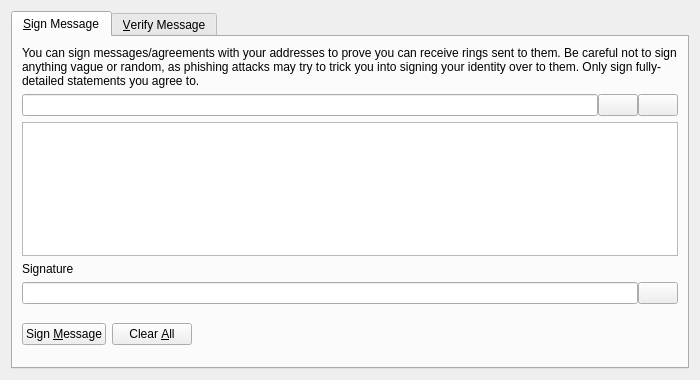
<?xml version="1.0" encoding="UTF-8"?>
<ui version="4.0">
 <class>SignVerifyMessageDialog</class>
 <widget class="QDialog" name="SignVerifyMessageDialog">
  <property name="geometry">
   <rect>
    <x>0</x>
    <y>0</y>
    <width>700</width>
    <height>380</height>
   </rect>
  </property>
  <property name="windowTitle">
   <string>Signatures - Sign / Verify a Message</string>
  </property>
  <property name="modal">
   <bool>true</bool>
  </property>
  <layout class="QVBoxLayout" name="verticalLayout">
   <item>
    <widget class="QTabWidget" name="tabWidget">
     <property name="currentIndex">
      <number>0</number>
     </property>
     <widget class="QWidget" name="tabSignMessage">
      <attribute name="title">
       <string>&amp;Sign Message</string>
      </attribute>
      <layout class="QVBoxLayout" name="verticalLayout_SM">
       <item>
        <widget class="QLabel" name="infoLabel_SM">
         <property name="text">
          <string>You can sign messages/agreements with your addresses to prove you can receive rings sent to them. Be careful not to sign anything vague or random, as phishing attacks may try to trick you into signing your identity over to them. Only sign fully-detailed statements you agree to.</string>
         </property>
         <property name="textFormat">
          <enum>Qt::PlainText</enum>
         </property>
         <property name="wordWrap">
          <bool>true</bool>
         </property>
        </widget>
       </item>
       <item>
        <layout class="QHBoxLayout" name="horizontalLayout_1_SM">
         <property name="spacing">
          <number>0</number>
         </property>
         <item>
          <widget class="QValidatedLineEdit" name="addressIn_SM">
           <property name="toolTip">
            <string>The Ring address to sign the message with</string>
           </property>
          </widget>
         </item>
         <item>
          <widget class="QPushButton" name="addressBookButton_SM">
           <property name="toolTip">
            <string>Choose previously used address</string>
           </property>
           <property name="text">
            <string/>
           </property>
           <property name="icon">
            <iconset>
             <normaloff>:/icons/address-book</normaloff>:/icons/address-book</iconset>
           </property>
           <property name="shortcut">
            <string>Alt+A</string>
           </property>
           <property name="autoDefault">
            <bool>false</bool>
           </property>
          </widget>
         </item>
         <item>
          <widget class="QPushButton" name="pasteButton_SM">
           <property name="toolTip">
            <string>Paste address from clipboard</string>
           </property>
           <property name="text">
            <string/>
           </property>
           <property name="icon">
            <iconset>
             <normaloff>:/icons/editpaste</normaloff>:/icons/editpaste</iconset>
           </property>
           <property name="shortcut">
            <string>Alt+P</string>
           </property>
           <property name="autoDefault">
            <bool>false</bool>
           </property>
          </widget>
         </item>
        </layout>
       </item>
       <item>
        <widget class="QPlainTextEdit" name="messageIn_SM">
         <property name="toolTip">
          <string>Enter the message you want to sign here</string>
         </property>
        </widget>
       </item>
       <item>
        <widget class="QLabel" name="signatureLabel_SM">
         <property name="text">
          <string>Signature</string>
         </property>
         <property name="textFormat">
          <enum>Qt::PlainText</enum>
         </property>
        </widget>
       </item>
       <item>
        <layout class="QHBoxLayout" name="horizontalLayout_2_SM">
         <property name="spacing">
          <number>0</number>
         </property>
         <item>
          <widget class="QLineEdit" name="signatureOut_SM">
           <property name="font">
            <font>
             <italic>true</italic>
            </font>
           </property>
           <property name="readOnly">
            <bool>true</bool>
           </property>
          </widget>
         </item>
         <item>
          <widget class="QPushButton" name="copySignatureButton_SM">
           <property name="toolTip">
            <string>Copy the current signature to the system clipboard</string>
           </property>
           <property name="text">
            <string/>
           </property>
           <property name="icon">
            <iconset>
             <normaloff>:/icons/editcopy</normaloff>:/icons/editcopy</iconset>
           </property>
           <property name="autoDefault">
            <bool>false</bool>
           </property>
          </widget>
         </item>
        </layout>
       </item>
       <item>
        <layout class="QHBoxLayout" name="horizontalLayout_3_SM">
         <item>
          <widget class="QPushButton" name="signMessageButton_SM">
           <property name="toolTip">
            <string>Sign the message to prove you own this Ring address</string>
           </property>
           <property name="text">
            <string>Sign &amp;Message</string>
           </property>
           <property name="autoDefault">
            <bool>false</bool>
           </property>
          </widget>
         </item>
         <item>
          <widget class="QPushButton" name="clearButton_SM">
           <property name="toolTip">
            <string>Reset all sign message fields</string>
           </property>
           <property name="text">
            <string>Clear &amp;All</string>
           </property>
           <property name="autoDefault">
            <bool>false</bool>
           </property>
          </widget>
         </item>
         <item>
          <spacer name="horizontalSpacer_1_SM">
           <property name="orientation">
            <enum>Qt::Horizontal</enum>
           </property>
           <property name="sizeHint" stdset="0">
            <size>
             <width>40</width>
             <height>48</height>
            </size>
           </property>
          </spacer>
         </item>
         <item>
          <widget class="QLabel" name="statusLabel_SM">
           <property name="font">
            <font>
             <weight>75</weight>
             <bold>true</bold>
            </font>
           </property>
           <property name="text">
            <string/>
           </property>
           <property name="wordWrap">
            <bool>true</bool>
           </property>
          </widget>
         </item>
         <item>
          <spacer name="horizontalSpacer_2_SM">
           <property name="orientation">
            <enum>Qt::Horizontal</enum>
           </property>
           <property name="sizeHint" stdset="0">
            <size>
             <width>40</width>
             <height>48</height>
            </size>
           </property>
          </spacer>
         </item>
        </layout>
       </item>
      </layout>
     </widget>
     <widget class="QWidget" name="tabVerifyMessage">
      <attribute name="title">
       <string>&amp;Verify Message</string>
      </attribute>
      <layout class="QVBoxLayout" name="verticalLayout_VM">
       <item>
        <widget class="QLabel" name="infoLabel_VM">
         <property name="text">
          <string>Enter the receiver's address, message (ensure you copy line breaks, spaces, tabs, etc. exactly) and signature below to verify the message. Be careful not to read more into the signature than what is in the signed message itself, to avoid being tricked by a man-in-the-middle attack. Note that this only proves the signing party receives with the address, it cannot prove sendership of any transaction!</string>
         </property>
         <property name="textFormat">
          <enum>Qt::PlainText</enum>
         </property>
         <property name="alignment">
          <set>Qt::AlignLeading|Qt::AlignLeft|Qt::AlignTop</set>
         </property>
         <property name="wordWrap">
          <bool>true</bool>
         </property>
        </widget>
       </item>
       <item>
        <layout class="QHBoxLayout" name="horizontalLayout_1_VM">
         <property name="spacing">
          <number>0</number>
         </property>
         <item>
          <widget class="QValidatedLineEdit" name="addressIn_VM">
           <property name="toolTip">
            <string>The Ring address the message was signed with</string>
           </property>
          </widget>
         </item>
         <item>
          <widget class="QPushButton" name="addressBookButton_VM">
           <property name="toolTip">
            <string>Choose previously used address</string>
           </property>
           <property name="text">
            <string/>
           </property>
           <property name="icon">
            <iconset>
             <normaloff>:/icons/address-book</normaloff>:/icons/address-book</iconset>
           </property>
           <property name="shortcut">
            <string>Alt+A</string>
           </property>
           <property name="autoDefault">
            <bool>false</bool>
           </property>
          </widget>
         </item>
        </layout>
       </item>
       <item>
        <widget class="QPlainTextEdit" name="messageIn_VM"/>
       </item>
       <item>
        <widget class="QValidatedLineEdit" name="signatureIn_VM"/>
       </item>
       <item>
        <layout class="QHBoxLayout" name="horizontalLayout_2_VM">
         <item>
          <widget class="QPushButton" name="verifyMessageButton_VM">
           <property name="toolTip">
            <string>Verify the message to ensure it was signed with the specified Ring address</string>
           </property>
           <property name="text">
            <string>Verify &amp;Message</string>
           </property>
           <property name="icon">
            <iconset>
             <normaloff>:/icons/transaction_0</normaloff>:/icons/transaction_0</iconset>
           </property>
           <property name="autoDefault">
            <bool>false</bool>
           </property>
          </widget>
         </item>
         <item>
          <widget class="QPushButton" name="clearButton_VM">
           <property name="toolTip">
            <string>Reset all verify message fields</string>
           </property>
           <property name="text">
            <string>Clear &amp;All</string>
           </property>
           <property name="icon">
            <iconset>
             <normaloff>:/icons/remove</normaloff>:/icons/remove</iconset>
           </property>
           <property name="autoDefault">
            <bool>false</bool>
           </property>
          </widget>
         </item>
         <item>
          <spacer name="horizontalSpacer_1_VM">
           <property name="orientation">
            <enum>Qt::Horizontal</enum>
           </property>
           <property name="sizeHint" stdset="0">
            <size>
             <width>40</width>
             <height>48</height>
            </size>
           </property>
          </spacer>
         </item>
         <item>
          <widget class="QLabel" name="statusLabel_VM">
           <property name="font">
            <font>
             <weight>75</weight>
             <bold>true</bold>
            </font>
           </property>
           <property name="text">
            <string/>
           </property>
           <property name="wordWrap">
            <bool>true</bool>
           </property>
          </widget>
         </item>
         <item>
          <spacer name="horizontalSpacer_2_VM">
           <property name="orientation">
            <enum>Qt::Horizontal</enum>
           </property>
           <property name="sizeHint" stdset="0">
            <size>
             <width>40</width>
             <height>48</height>
            </size>
           </property>
          </spacer>
         </item>
        </layout>
       </item>
      </layout>
     </widget>
    </widget>
   </item>
  </layout>
 </widget>
 <customwidgets>
  <customwidget>
   <class>QValidatedLineEdit</class>
   <extends>QLineEdit</extends>
   <header>qt/qvalidatedlineedit.h</header>
  </customwidget>
 </customwidgets>
 <resources>
  <include location="../ring.qrc"/>
 </resources>
 <connections/>
</ui>
